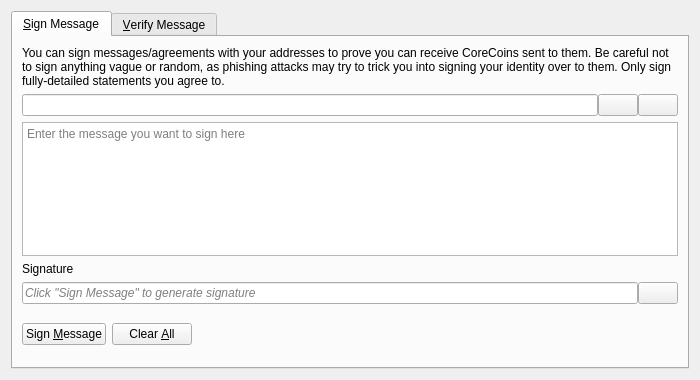
<?xml version="1.0" encoding="UTF-8"?>
<ui version="4.0">
 <class>SignVerifyMessageDialog</class>
 <widget class="QDialog" name="SignVerifyMessageDialog">
  <property name="geometry">
   <rect>
    <x>0</x>
    <y>0</y>
    <width>700</width>
    <height>380</height>
   </rect>
  </property>
  <property name="windowTitle">
   <string>Signatures - Sign / Verify a Message</string>
  </property>
  <property name="modal">
   <bool>true</bool>
  </property>
  <layout class="QVBoxLayout" name="verticalLayout">
   <item>
    <widget class="QTabWidget" name="tabWidget">
     <property name="currentIndex">
      <number>0</number>
     </property>
     <widget class="QWidget" name="tabSignMessage">
      <attribute name="title">
       <string>&amp;Sign Message</string>
      </attribute>
      <layout class="QVBoxLayout" name="verticalLayout_SM">
       <item>
        <widget class="QLabel" name="infoLabel_SM">
         <property name="text">
          <string>You can sign messages/agreements with your addresses to prove you can receive CoreCoins sent to them. Be careful not to sign anything vague or random, as phishing attacks may try to trick you into signing your identity over to them. Only sign fully-detailed statements you agree to.</string>
         </property>
         <property name="textFormat">
          <enum>Qt::PlainText</enum>
         </property>
         <property name="wordWrap">
          <bool>true</bool>
         </property>
        </widget>
       </item>
       <item>
        <layout class="QHBoxLayout" name="horizontalLayout_1_SM">
         <property name="spacing">
          <number>0</number>
         </property>
         <item>
          <widget class="QValidatedLineEdit" name="addressIn_SM">
           <property name="toolTip">
            <string>The CoreCoin address to sign the message with</string>
           </property>
          </widget>
         </item>
         <item>
          <widget class="QPushButton" name="addressBookButton_SM">
           <property name="toolTip">
            <string>Choose previously used address</string>
           </property>
           <property name="text">
            <string/>
           </property>
           <property name="icon">
            <iconset resource="../bitcoin.qrc">
             <normaloff>:/icons/address-book</normaloff>:/icons/address-book</iconset>
           </property>
           <property name="shortcut">
            <string>Alt+A</string>
           </property>
           <property name="autoDefault">
            <bool>false</bool>
           </property>
          </widget>
         </item>
         <item>
          <widget class="QPushButton" name="pasteButton_SM">
           <property name="toolTip">
            <string>Paste address from clipboard</string>
           </property>
           <property name="text">
            <string/>
           </property>
           <property name="icon">
            <iconset resource="../bitcoin.qrc">
             <normaloff>:/icons/editpaste</normaloff>:/icons/editpaste</iconset>
           </property>
           <property name="shortcut">
            <string>Alt+P</string>
           </property>
           <property name="autoDefault">
            <bool>false</bool>
           </property>
          </widget>
         </item>
        </layout>
       </item>
       <item>
        <widget class="QPlainTextEdit" name="messageIn_SM">
         <property name="toolTip">
          <string>Enter the message you want to sign here</string>
         </property>
         <property name="placeholderText">
          <string>Enter the message you want to sign here</string>
         </property>
        </widget>
       </item>
       <item>
        <widget class="QLabel" name="signatureLabel_SM">
         <property name="text">
          <string>Signature</string>
         </property>
         <property name="textFormat">
          <enum>Qt::PlainText</enum>
         </property>
        </widget>
       </item>
       <item>
        <layout class="QHBoxLayout" name="horizontalLayout_2_SM">
         <property name="spacing">
          <number>0</number>
         </property>
         <item>
          <widget class="QLineEdit" name="signatureOut_SM">
           <property name="placeholderText">
            <string>Click "Sign Message" to generate signature</string>
           </property>
           <property name="font">
            <font>
             <italic>true</italic>
            </font>
           </property>
           <property name="readOnly">
            <bool>true</bool>
           </property>
          </widget>
         </item>
         <item>
          <widget class="QPushButton" name="copySignatureButton_SM">
           <property name="toolTip">
            <string>Copy the current signature to the system clipboard</string>
           </property>
           <property name="text">
            <string/>
           </property>
           <property name="icon">
            <iconset resource="../bitcoin.qrc">
             <normaloff>:/icons/editcopy</normaloff>:/icons/editcopy</iconset>
           </property>
           <property name="autoDefault">
            <bool>false</bool>
           </property>
          </widget>
         </item>
        </layout>
       </item>
       <item>
        <layout class="QHBoxLayout" name="horizontalLayout_3_SM">
         <item>
          <widget class="QPushButton" name="signMessageButton_SM">
           <property name="toolTip">
            <string>Sign the message to prove you own this CoreCoin address</string>
           </property>
           <property name="text">
            <string>Sign &amp;Message</string>
           </property>
           <property name="icon">
            <iconset resource="../bitcoin.qrc">
             <normaloff>:/icons/edit</normaloff>:/icons/edit</iconset>
           </property>
           <property name="autoDefault">
            <bool>false</bool>
           </property>
          </widget>
         </item>
         <item>
          <widget class="QPushButton" name="clearButton_SM">
           <property name="toolTip">
            <string>Reset all sign message fields</string>
           </property>
           <property name="text">
            <string>Clear &amp;All</string>
           </property>
           <property name="icon">
            <iconset resource="../bitcoin.qrc">
             <normaloff>:/icons/remove</normaloff>:/icons/remove</iconset>
           </property>
           <property name="autoDefault">
            <bool>false</bool>
           </property>
          </widget>
         </item>
         <item>
          <spacer name="horizontalSpacer_1_SM">
           <property name="orientation">
            <enum>Qt::Horizontal</enum>
           </property>
           <property name="sizeHint" stdset="0">
            <size>
             <width>40</width>
             <height>48</height>
            </size>
           </property>
          </spacer>
         </item>
         <item>
          <widget class="QLabel" name="statusLabel_SM">
           <property name="font">
            <font>
             <weight>75</weight>
             <bold>true</bold>
            </font>
           </property>
           <property name="text">
            <string/>
           </property>
           <property name="wordWrap">
            <bool>true</bool>
           </property>
          </widget>
         </item>
         <item>
          <spacer name="horizontalSpacer_2_SM">
           <property name="orientation">
            <enum>Qt::Horizontal</enum>
           </property>
           <property name="sizeHint" stdset="0">
            <size>
             <width>40</width>
             <height>48</height>
            </size>
           </property>
          </spacer>
         </item>
        </layout>
       </item>
      </layout>
     </widget>
     <widget class="QWidget" name="tabVerifyMessage">
      <attribute name="title">
       <string>&amp;Verify Message</string>
      </attribute>
      <layout class="QVBoxLayout" name="verticalLayout_VM">
       <item>
        <widget class="QLabel" name="infoLabel_VM">
         <property name="text">
          <string>Enter the receiver's address, message (ensure you copy line breaks, spaces, tabs, etc. exactly) and signature below to verify the message. Be careful not to read more into the signature than what is in the signed message itself, to avoid being tricked by a man-in-the-middle attack. Note that this only proves the signing party receives with the address, it cannot prove sendership of any transaction!</string>
         </property>
         <property name="textFormat">
          <enum>Qt::PlainText</enum>
         </property>
         <property name="alignment">
          <set>Qt::AlignLeading|Qt::AlignLeft|Qt::AlignTop</set>
         </property>
         <property name="wordWrap">
          <bool>true</bool>
         </property>
        </widget>
       </item>
       <item>
        <layout class="QHBoxLayout" name="horizontalLayout_1_VM">
         <property name="spacing">
          <number>0</number>
         </property>
         <item>
          <widget class="QValidatedLineEdit" name="addressIn_VM">
           <property name="toolTip">
            <string>The CoreCoin address the message was signed with</string>
           </property>
          </widget>
         </item>
         <item>
          <widget class="QPushButton" name="addressBookButton_VM">
           <property name="toolTip">
            <string>Choose previously used address</string>
           </property>
           <property name="text">
            <string/>
           </property>
           <property name="icon">
            <iconset resource="../bitcoin.qrc">
             <normaloff>:/icons/address-book</normaloff>:/icons/address-book</iconset>
           </property>
           <property name="shortcut">
            <string>Alt+A</string>
           </property>
           <property name="autoDefault">
            <bool>false</bool>
           </property>
          </widget>
         </item>
        </layout>
       </item>
       <item>
        <widget class="QPlainTextEdit" name="messageIn_VM">
          <property name="toolTip">
            <string>The signed message to verify</string>
          </property>
          <property name="placeholderText">
            <string>The signed message to verify</string>
          </property>
        </widget>
       </item>
       <item>
        <widget class="QValidatedLineEdit" name="signatureIn_VM">
          <property name="toolTip">
            <string>The signature given when the message was signed</string>
          </property>
          <property name="placeholderText">
            <string>The signature given when the message was signed</string>
          </property>
        </widget>
       </item>
       <item>
        <layout class="QHBoxLayout" name="horizontalLayout_2_VM">
         <item>
          <widget class="QPushButton" name="verifyMessageButton_VM">
           <property name="toolTip">
            <string>Verify the message to ensure it was signed with the specified CoreCoin address</string>
           </property>
           <property name="text">
            <string>Verify &amp;Message</string>
           </property>
           <property name="icon">
            <iconset resource="../bitcoin.qrc">
             <normaloff>:/icons/transaction_0</normaloff>:/icons/transaction_0</iconset>
           </property>
           <property name="autoDefault">
            <bool>false</bool>
           </property>
          </widget>
         </item>
         <item>
          <widget class="QPushButton" name="clearButton_VM">
           <property name="toolTip">
            <string>Reset all verify message fields</string>
           </property>
           <property name="text">
            <string>Clear &amp;All</string>
           </property>
           <property name="icon">
            <iconset resource="../bitcoin.qrc">
             <normaloff>:/icons/remove</normaloff>:/icons/remove</iconset>
           </property>
           <property name="autoDefault">
            <bool>false</bool>
           </property>
          </widget>
         </item>
         <item>
          <spacer name="horizontalSpacer_1_VM">
           <property name="orientation">
            <enum>Qt::Horizontal</enum>
           </property>
           <property name="sizeHint" stdset="0">
            <size>
             <width>40</width>
             <height>48</height>
            </size>
           </property>
          </spacer>
         </item>
         <item>
          <widget class="QLabel" name="statusLabel_VM">
           <property name="font">
            <font>
             <weight>75</weight>
             <bold>true</bold>
            </font>
           </property>
           <property name="text">
            <string/>
           </property>
           <property name="wordWrap">
            <bool>true</bool>
           </property>
          </widget>
         </item>
         <item>
          <spacer name="horizontalSpacer_2_VM">
           <property name="orientation">
            <enum>Qt::Horizontal</enum>
           </property>
           <property name="sizeHint" stdset="0">
            <size>
             <width>40</width>
             <height>48</height>
            </size>
           </property>
          </spacer>
         </item>
        </layout>
       </item>
      </layout>
     </widget>
    </widget>
   </item>
  </layout>
 </widget>
 <customwidgets>
  <customwidget>
   <class>QValidatedLineEdit</class>
   <extends>QLineEdit</extends>
   <header>qt/qvalidatedlineedit.h</header>
  </customwidget>
 </customwidgets>
 <resources>
  <include location="../bitcoin.qrc"/>
 </resources>
 <connections/>
</ui>
